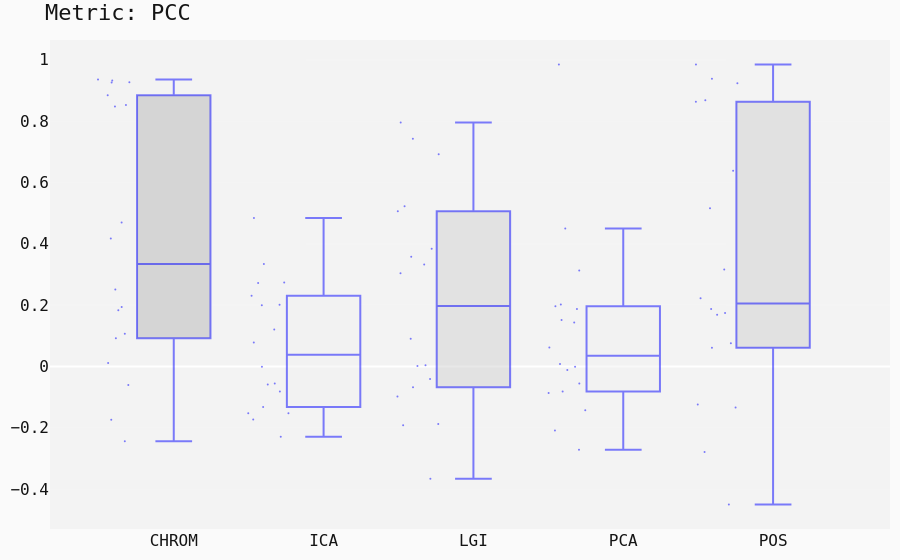

The notebook cell this image was saved under:
### Markdown cell above
# Analisys

### Code cell
## -- Holistic

path_results = "../results/h5/" # general path for cfg# general path for data

dataset = 'LGI_PPGI'
ANALYSIS(dataset, 'holistic', metrics=['PCC'])
STATS(dataset, approach='holistic')

### Figure 1 — Plotly figure (JSON) as saved in the notebook; plotly's stock layout.template omitted (floating-point values rounded to 4 significant figures)
{"data": [{"boxpoints": "all", "fillcolor": "rgba(183,183,183,0.5)", "jitter": 0.7, "line": {"color": "rgba(0,0,255,0.5)", "width": 2}, "marker": {"size": 2}, "name": "CHROM", "type": "box", "y": [0.8842, 0.1833, 0.2506, -0.06002, -0.244, 0.107, 0.4171, 0.4691, 0.9267, 0.1942, 0.01109, 0.09203, 0.926, 0.936, 0.8524, -0.174, 0.8479, 0.9327]}, {"boxpoints": "all", "fillcolor": "rgba(242,242,242,0.5)", "jitter": 0.7, "line": {"color": "rgba(0,0,255,0.5)", "width": 2}, "marker": {"size": 2}, "name": "ICA", "type": "box", "y": [0.1205, 0.2011, 0.2724, 0.07842, -0.05883, 0.1994, -0.1728, -0.2287, -0.00124, -0.1523, 0.2305, 0.4844, -0.1527, 0.3338, -0.05549, -0.08174, -0.1325, 0.2738]}, {"boxpoints": "all", "fillcolor": "rgba(210,210,210,0.5)", "jitter": 0.7, "line": {"color": "rgba(0,0,255,0.5)", "width": 2}, "marker": {"size": 2}, "name": "LGI", "type": "box", "y": [0.7956, 0.5224, 0.3575, -0.1915, -0.3661, -0.1877, 0.3036, 0.384, 0.001771, 0.09058, 0.3321, 0.5058, 0.003788, -0.09799, 0.7429, -0.06749, 0.6918, -0.04069]}, {"boxpoints": "all", "fillcolor": "rgba(242,242,242,0.5)", "jitter": 0.7, "line": {"color": "rgba(0,0,255,0.5)", "width": 2}, "marker": {"size": 2}, "name": "PCA", "type": "box", "y": [0.9848, 0.3132, 0.202, 0.1968, -0.2711, 0.06179, 0.4501, -0.1427, -0.01152, 0.1434, -0.08129, 0.1519, -0.001264, -0.08638, 0.008222, -0.209, -0.05533, 0.1874]}, {"boxpoints": "all", "fillcolor": "rgba(208,208,208,0.5)", "jitter": 0.7, "line": {"color": "rgba(0,0,255,0.5)", "width": 2}, "marker": {"size": 2}, "name": "POS", "type": "box", "y": [0.9845, 0.516, 0.1876, -0.1338, -0.4502, 0.07586, 0.1747, 0.3163, -0.124, 0.6379, 0.1687, 0.2228, 0.06108, 0.9239, 0.8684, -0.2786, 0.8633, 0.9386]}], "layout": {"font": {"color": "rgb(20,20,20)", "family": "monospace", "size": 16}, "margin": {"b": 20, "l": 20, "r": 10, "t": 40}, "paper_bgcolor": "rgb(250, 250, 250)", "plot_bgcolor": "rgb(243, 243, 243)", "showlegend": false, "title": {"text": "Metric: PCC"}, "xaxis": {"type": "category"}, "yaxis": {"autorange": true, "gridcolor": "rgb(255,255,255)", "gridwidth": 0.1, "showgrid": true, "title": {"font": {"size": 30}}, "type": "linear", "zeroline": true, "zerolinewidth": 2}}}
